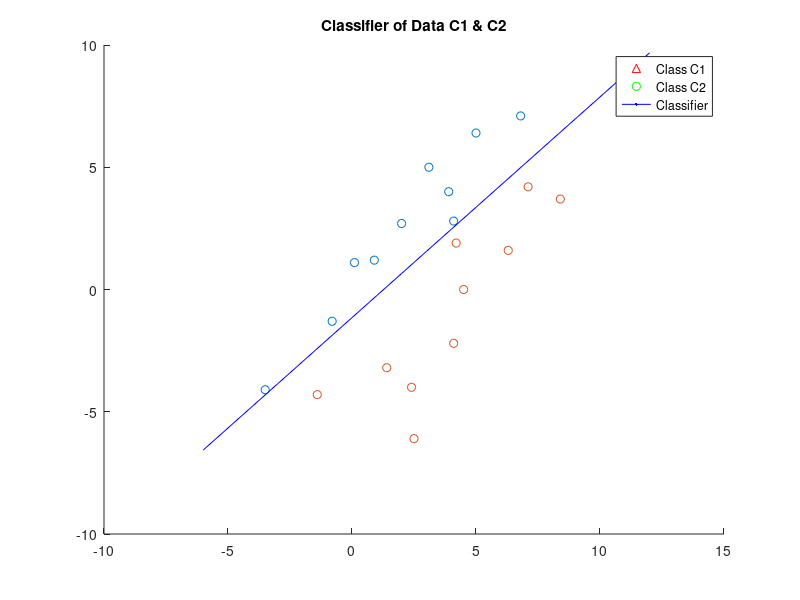

This chart was generated by the following MATLAB code:
C1 = [[0.1;1.1] [6.8;7.1] [-3.5;-4.1] [2.0;2.7] [4.1;2.8] [3.1;5.0] [-0.8; -1.3] [0.9;1.2] [5.0;6.4] [3.9;4.0]];
C2 = [[7.1;4.2] [ -1.4;-4.3] [4.5;0.0] [6.3;1.6] [4.2;1.9] [1.4;-3.2] [2.4;-4.0] [2.5;-6.1] [8.4;3.7] [4.1;-2.2]];
C1 = vertcat(C1,ones(1,length(C1))); %<-- augmented data of class 1
C2 = vertcat(C2,ones(1,length(C2))); %<--- augmented data of class 2
label=[ones(1,length(C1)),-ones(1,length(C2))]; %<-- label of data
hold on;
scatter(C1(1,:),C1(2,:),'r^'); %<-- data plotting for class 1
scatter(C2(1,:),C2(2,:),'go');%<-- data plotting for class 2
C = [C1,C2];
eta = .01; %<--- learning rate
update = 0;
iteration = 0; %<-- to count iteration number
W = [0;0;0]; %<--- augmented weight vector
flag =1;
while(flag == 1)
    flag = 0;
    update = update+1;
    li = 0 ;%<---label index
    for Ci = C
        li = li+1;
        if(W'*Ci*label(li) <= 0) %<--- condition for perceptron
            W = W + eta*label(li)*Ci;
            flag = 1;
            iteration = iteration+1;
        end
    end
end
disp(iteration);  %<--- to display number of iteration
disp(update);
disp(W);
A = W(1,1);
B = W(2,1);
C = W(3,1);
X = -6:1:12;
plot(X, (-C-A*X)/B,'b'); %<--- to display classifier
h = zeros(3, 1);
h(1) = plot(NaN,NaN,'^r');
h(2) = plot(NaN,NaN,'og');
h(3) = plot(NaN,NaN,'b');
legend(h, 'Class C1','Class C2','Classifier');
title('Classifier of Data C1 & C2')